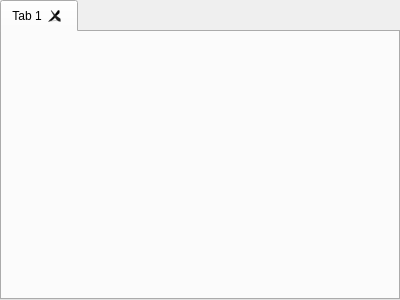
<?xml version="1.0" encoding="UTF-8"?>
<ui version="4.0">
 <class>TabWidget</class>
 <widget class="QTabWidget" name="TabWidget">
  <property name="geometry">
   <rect>
    <x>0</x>
    <y>0</y>
    <width>400</width>
    <height>300</height>
   </rect>
  </property>
  <property name="windowTitle">
   <string>TabWidget</string>
  </property>
  <property name="documentMode">
   <bool>false</bool>
  </property>
  <property name="tabsClosable">
   <bool>true</bool>
  </property>
  <property name="movable">
   <bool>true</bool>
  </property>
  <widget class="QWidget" name="tab">
   <attribute name="title">
    <string>Tab 1</string>
   </attribute>
  </widget>
 </widget>
 <resources/>
 <connections/>
</ui>
